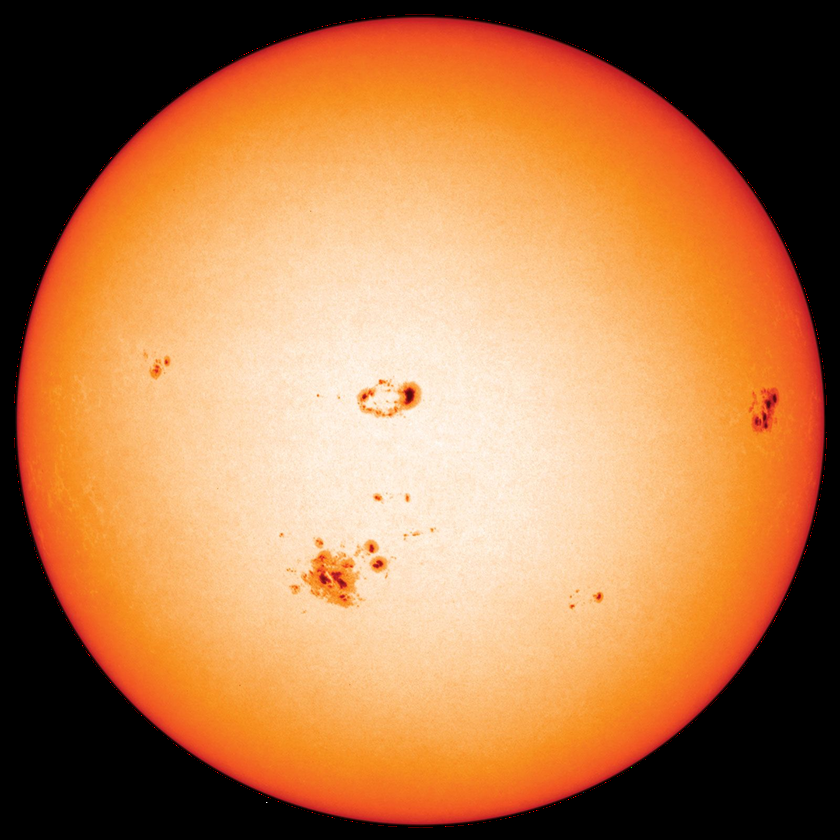
//> input picture tracking/Image Generation/sun.png, 840 x 840 px, shrunk from 1600 x 1600 before the run
$ ./main 'Image Generation/sun.png'   (built with g++ and OpenCV 4)
//> lines starting //> are read from the running program, lines starting //| are printed output that depends on the picture; after the words box and inside, x2 and y2 are one past the last pixel; in counts of white or black regions, pixels touching at a corner belong together
### tracking/cb_detect/CB_detect_v6_export.h
#pragma once
#include <opencv2/opencv.hpp>

namespace cb_detect {

enum class Mode {
    Detect,
    Validate
};

enum class CircleRejectReason {
    None,
    EmptyImage,
    NoContours,
    InsufficientArcPoints,
    InsufficientSpatialSpread,
    FitFailed,
    RadialInconsistency
};

struct CircleDetectParams {
    float rMin = 100.0f;
    float rMax = 300.0f;

    int curvatureK = 5;
    float curvatureMinAngle = 0.25f;

    int minArcPts = 6;
    float minSpatialSpanPx = 12.0f;
    float maxOutlierPercent = 0.5f;

    int algMinPts = 20;
    float algMaxRms = 2.0f;

    int ransacMaxIters = 300;
    float ransacInlierThreshPx = 2.0f;
    int ransacMinInliers = 10;
    float ransacMaxRms = 2.0f;
    unsigned int ransacSeed = 42;
    float ransacEarlyExitRms = 2.0f;
    float ransacEarlyInlierRatio = 0.5f;
};

struct CircleDetectResult {
    cv::Point2f center{};
    float radius = 0.0f;
    float rms = 0.0f;
    bool usedAlgebraic = false;

    CircleRejectReason rejectReason = CircleRejectReason::None;

    std::vector<cv::Point2f> arcPos;
    std::vector<cv::Point2f> arcNeg;
    std::vector<cv::Point2f> arcUsed;
};

bool detectCircle(
    const cv::Mat& imageBGR,
    CircleDetectResult& result,
    const CircleDetectParams& params = CircleDetectParams(),
    Mode mode = Mode::Detect
);

}

### tracking/cb_detect/CB_detect_v6_export.cpp
#define CB_DETECT_EXPORTS
#include "CB_detect_v6_export.h"

#include <vector>
#include <cmath>
#include <limits>
#include <random>
#include <algorithm>

namespace cb_detect {
namespace detail {

// ---------------- HELPERS ----------------

static void extractCurvedArcPointsBySign(
    const std::vector<cv::Point>& contour,
    const CircleDetectParams& params,
    std::vector<cv::Point2f>& arcPos,
    std::vector<cv::Point2f>& arcNeg
) {
    arcPos.clear();
    arcNeg.clear();

    const float COS_THRESH = std::cos(params.curvatureMinAngle);

    for (int i = params.curvatureK;
         i < (int)contour.size() - params.curvatureK;
         ++i) {

        cv::Point2f p0 = contour[i - params.curvatureK];
        cv::Point2f p1 = contour[i];
        cv::Point2f p2 = contour[i + params.curvatureK];

        cv::Point2f v1 = p1 - p0;
        cv::Point2f v2 = p2 - p1;

        float mag = cv::norm(v1) * cv::norm(v2);
        if (mag < 1e-6f) continue;

        float cosAng = std::clamp(v1.dot(v2) / mag, -1.f, 1.f);
        if (cosAng > COS_THRESH) continue;

        float cross = v1.x * v2.y - v1.y * v2.x;
        (cross > 0 ? arcPos : arcNeg).push_back(p1);
    }
}


static bool validateMinimumArcPoints(
    const std::vector<cv::Point2f>& arcPts,
    int minPts
) {
    return (int)arcPts.size() >= minPts;
}


static bool validateSpatialSpread(
    const std::vector<cv::Point2f>& pts,
    float minSpanPx
) {
    if (pts.size() < 2)
        return false;

    float minX = pts[0].x, maxX = pts[0].x;
    float minY = pts[0].y, maxY = pts[0].y;

    for (const auto& p : pts) {
        minX = std::min(minX, p.x);
        maxX = std::max(maxX, p.x);
        minY = std::min(minY, p.y);
        maxY = std::max(maxY, p.y);
    }

    float width  = maxX - minX;
    float height = maxY - minY;

    return (width >= minSpanPx) || (height >= minSpanPx);
}


static bool validateRadialConsistency(
    const std::vector<cv::Point2f>& pts,
    const cv::Point2f& center,
    float radius,
    float maxOutlierPercent
) {
    const size_t n = pts.size();
    if (n == 0) return false;

    const int maxBad = std::max(1, int(maxOutlierPercent * n));
    int badCount = 0;

    // Use RMS-derived adaptive threshold
    const float adaptiveErr = std::max(8.0f, 2.5f * radius * 1e-3f);
    const float errSq = adaptiveErr * adaptiveErr;

    for (const auto& p : pts) {
        float e = cv::norm(p - center) - radius;
        if (e * e > errSq) {
            if (++badCount > maxBad)
                return false;
        }
    }
    return true;
}


static double computeRmsError(
    const std::vector<cv::Point2f>& pts,
    const cv::Point2f& center,
    float radius
) {
    double err = 0.0;
    for (const auto& p : pts) {
        double d = cv::norm(p - center);
        double e = d - radius;
        err += e * e;
    }
    return std::sqrt(err / pts.size());
}


static bool algebraicCircleFit(
    const std::vector<cv::Point2f>& pts,
    const CircleDetectParams& params,
    cv::Point2f& center,
    float& radius
) {
    if ((int)pts.size() < params.algMinPts) return false;

    double sumX = 0, sumY = 0, sumX2 = 0, sumY2 = 0;
    double sumXY = 0, sumX3 = 0, sumY3 = 0;
    double sumX1Y2 = 0, sumX2Y1 = 0;

    for (const auto& p : pts) {
        double x = p.x, y = p.y;
        double x2 = x * x, y2 = y * y;

        sumX += x; sumY += y;
        sumX2 += x2; sumY2 += y2;
        sumXY += x * y;
        sumX3 += x2 * x;
        sumY3 += y2 * y;
        sumX1Y2 += x * y2;
        sumX2Y1 += x2 * y;
    }

    int n = (int)pts.size();
    double C = n * sumX2 - sumX * sumX;
    double D = n * sumXY - sumX * sumY;
    double E = n * sumY2 - sumY * sumY;
    double G = 0.5 * (n * (sumX3 + sumX1Y2) - sumX * (sumX2 + sumY2));
    double H = 0.5 * (n * (sumY3 + sumX2Y1) - sumY * (sumX2 + sumY2));

    double denom = C * E - D * D;
    if (std::abs(denom) < 1e-8) return false;

    center.x = float((G * E - D * H) / denom);
    center.y = float((C * H - D * G) / denom);

    double r = 0;
    for (const auto& p : pts)
        r += cv::norm(p - center);

    radius = float(r / n);
    return true;
}

// [63 lines left out: function ransacCircleFit, not called in this run]

}

// ---------------- MAIN FUNCTION ----------------
bool detectCircle(
    const cv::Mat& image,
    CircleDetectResult& result,
    const CircleDetectParams& params,
    Mode mode
) {
    if (image.empty()) {
        result.rejectReason = CircleRejectReason::EmptyImage;
        return false;
    }

    // CONTOUR EXTRACTION
    std::vector<std::vector<cv::Point>> contours;
    cv::findContours(image, contours, cv::RETR_EXTERNAL, cv::CHAIN_APPROX_SIMPLE);

    if (contours.empty()) {
        result.rejectReason = CircleRejectReason::NoContours;
        return false;
    }

    auto& contour = *std::max_element(
        contours.begin(), contours.end(),
        [](const auto& a, const auto& b) {
            return cv::contourArea(a) < cv::contourArea(b);
        }
    );

    // ARC POINT EXTRACTION
    std::vector<cv::Point2f> arcPos, arcNeg, arcPts;
    detail::extractCurvedArcPointsBySign(contour, params, arcPos, arcNeg);
    arcPts = (arcPos.size() > arcNeg.size()) ? arcPos : arcNeg;

    if (mode == Mode::Validate) {
        result.arcPos  = arcPos;
        result.arcNeg  = arcNeg;
        result.arcUsed = arcPts;
    }

    // ARC POINT VALIDATION
    if (!detail::validateMinimumArcPoints(arcPts, params.minArcPts)) {
        result.rejectReason = CircleRejectReason::InsufficientArcPoints;
        return false;
    }

    if (!detail::validateSpatialSpread(arcPts, params.minSpatialSpanPx)) {
        result.rejectReason = CircleRejectReason::InsufficientSpatialSpread;
        return false;
    }

    // CIRCLE FIT
    bool fitOk = false;
    result.usedAlgebraic = false;

    if (detail::algebraicCircleFit(arcPts, params, result.center, result.radius)) {
        result.rms = static_cast<float>(
            detail::computeRmsError(arcPts, result.center, result.radius)
        );

        if (result.rms < params.algMaxRms) {
            result.usedAlgebraic = true;
            fitOk = true;
        }
    }

    if (!fitOk) {
        fitOk = detail::ransacCircleFit(arcPts, params, result.center, result.radius, result.rms);
    }

    if (!fitOk) {
        result.rejectReason = CircleRejectReason::FitFailed;
        return false;
    }

    // FIT VALIDATION
    if (!detail::validateRadialConsistency(arcPts, result.center, result.radius, params.maxOutlierPercent)) {
        result.rejectReason = CircleRejectReason::RadialInconsistency;
        return false;
    }

    return true;
}
}

### tracking/main.cpp
#include <opencv2/opencv.hpp>
#include <iostream>

#include "cb_detect/CB_detect_v6_export.h"


int main(int argc, char** argv)
{
    if (argc < 2) {
        std::cerr << "Usage: detect_test <image_path>\n";
        return 1;
    }

    // get cb_detect structures ready
    cb_detect::CircleDetectResult res;
    cb_detect::CircleDetectParams params;

    // [15 lines of commented-out code are left out]
    int binaryThreshold = 80;
    cv::Mat image = cv::imread(argv[1], cv::IMREAD_GRAYSCALE);
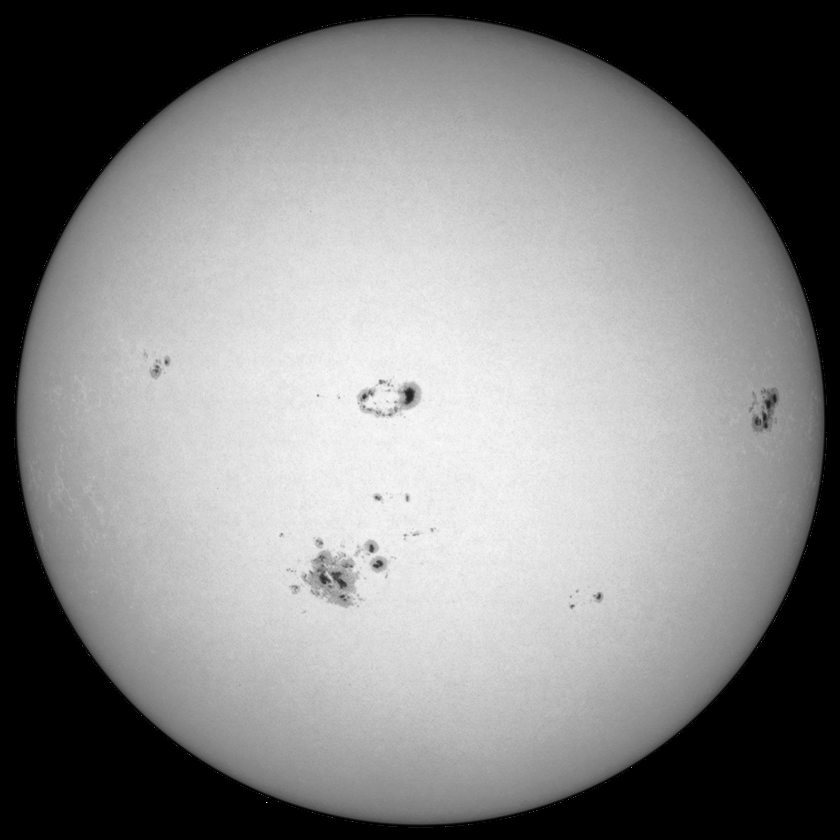
//> image: 840 rows x 840 cols, CV_8UC1; min 0, max 255, mean 133.1
    if (image.empty()) {
        std::cerr << "Failed to load image: " << argv[1] << "\n";
        return 1;
    }

    auto start = std::chrono::high_resolution_clock::now();

    cv::Mat mask;
    cv::threshold(image, mask, binaryThreshold, 255, cv::THRESH_BINARY);
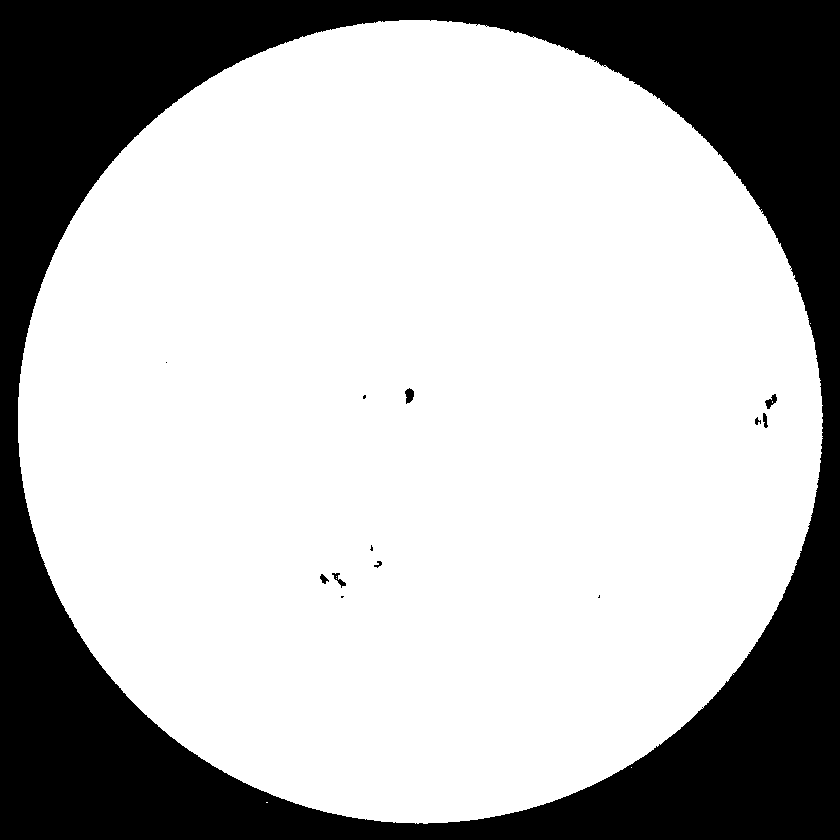
//> mask: 840 rows x 840 cols, CV_8UC1; 71.9% white; 13 black regions (5 under 20 px)

    bool found = cb_detect::detectCircle(mask, res, params);
//> in detectCircle, `cv::findContours(image, contours, cv::RETR_EXTERNAL, cv::CHAIN_APPROX_..`: contours = 4 contours, 3 with area under 20; largest, box (x1, y1, x2, y2) and area: (18, 20, 823, 824) 506420
//> in detectCircle, `auto& contour = *std::max_element( contours.begin(), contours.end(), [..`: contour = contour of 1382 points, box (x1, y1, x2, y2) (18, 20, 823, 824), area 506420
//> in extractCurvedArcPointsBySign, `const float COS_THRESH = std::cos(params.curvatureMinAngle);`: COS_THRESH = 0.969
//> the loop in extractCurvedArcPointsBySign, `for (int i = params.curvatureK; i < (int)contour.size() - params.curva..` made 1372 passes
//> (p0, p1, p2, v1, v2, mag, cosAng, cross) on passes 4, 9, 32, 37, 48, 53, 58: (Point(384, 22), Point(378, 21), Point(373, 23), Point(-6, -1), Point(-5, 2), 32.76, 0.855, -17), (Point(378, 21), Point(373, 23), Point(361, 24), Point(-5, 2), Point(-12, 1), 64.85, 0.956, 19), (Point(330, 29), Point(322, 32), Point(316, 32), Point(-8, 3), Point(-6, 0), 51.26, 0.936, 18), (Point(322, 32), Point(316, 32), Point(310, 35), Point(-6, 0), Point(-6, 3), 40.25, 0.894, -18), (Point(307, 35), Point(302, 36), Point(292, 41), Point(-5, 1), Point(-10, 5), 57.01, 0.965, -15), (Point(302, 36), Point(292, 41), Point(285, 42), Point(-10, 5), Point(-7, 1), 79.06, 0.949, 25), (Point(292, 41), Point(285, 42), Point(277, 46), Point(-7, 1), Point(-8, 4), 63.25, 0.949, -20)
//> (p0, p1, p2, v1, v2, mag, cosAng) on passes 1, 2, 3, 5, 6, 7: (Point(399, 20), Point(382, 21), Point(376, 22), Point(-17, 1), Point(-6, 1), 103.6, 0.994), (Point(398, 21), Point(381, 22), Point(375, 23), Point(-17, 1), Point(-6, 1), 103.6, 0.994), (Point(385, 21), Point(380, 21), Point(374, 22), Point(-5, 0), Point(-6, 1), 30.41, 0.986), (Point(383, 22), Point(377, 22), Point(365, 23), Point(-6, 0), Point(-12, 1), 72.25, 0.997), (Point(382, 21), Point(376, 22), Point(364, 24), Point(-6, 1), Point(-12, 2), 74, 1), (Point(381, 22), Point(375, 23), Point(363, 24), Point(-6, 1), Point(-12, 1), 73.25, 0.997)
//> the loop in validateSpatialSpread, `for (const auto& p : pts)` made 90 passes
//> p on passes 1 to 12: Point(378, 21), Point(316, 32), Point(302, 36), Point(285, 42), Point(280, 44), Point(269, 48), Point(224, 69), Point(209, 78), Point(195, 87), Point(60, 240), Point(59, 242), Point(52, 257)
//> the loop in algebraicCircleFit, `for (const auto& p : pts)` made 90 passes
//> the loop in computeRmsError, `for (const auto& p : pts)` made 90 passes
//> the loop in validateRadialConsistency, `for (const auto& p : pts)` made 90 passes

    auto end = std::chrono::high_resolution_clock::now();
    double ms = std::chrono::duration<double, std::milli>(end - start).count();


    if (!found) {
        std::cout << "No circle detected.\n";
        cv::imshow("Result", image);
        cv::waitKey(0);
        return 0;
    }

    // Draw result for binary image mask
    cv::Mat out;
    cv::cvtColor(image, out, cv::COLOR_GRAY2BGR);

    // Draw result for color image mask
    // cv::Mat out = image.clone();

    // Draw circle (green)
    cv::circle(out, res.center, static_cast<int>(res.radius), cv::Scalar(255, 0, 255), 2);

    // Draw center cross (red)
    cv::drawMarker(out, res.center, cv::Scalar(255, 0, 255), cv::MARKER_CROSS, 300, 2);
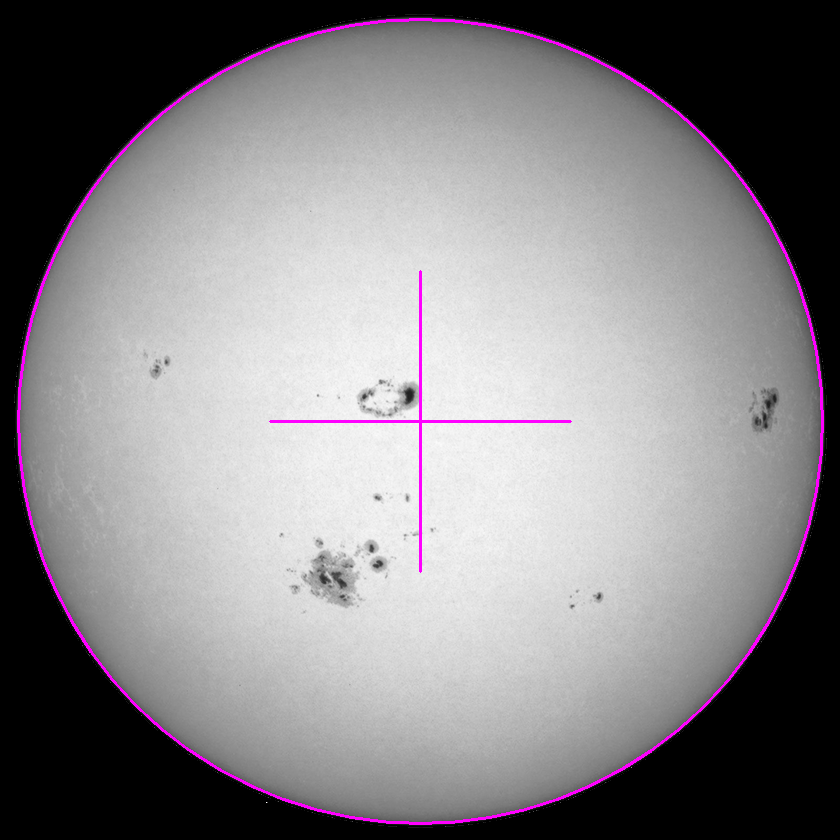
//> out: 840 rows x 840 cols, CV_8UC3; mean B, G, R 134.9, 131.6, 134.9


    // Print info
    std::cout << "Circle detected\n";
    std::cout << "Center: (" << res.center.x << ", " << res.center.y << ")\n";
//| Center: (419.579, 421.493)
    std::cout << "Radius: " << res.radius << "\n";
//| Radius: 402.021
    std::cout << "Detection time: " << ms << " ms\n";
    std::cout << "RMS: " << res.rms << "\n";
//| RMS: 0.567221
    std::cout << "Method: " << (res.usedAlgebraic ? "Algebraic" : "RANSAC") << "\n";
//| Method: Algebraic


    // Show result
    cv::imshow("Detected Circle", out);
    cv::waitKey(0);
    cv::destroyAllWindows();

    return 0;
}
